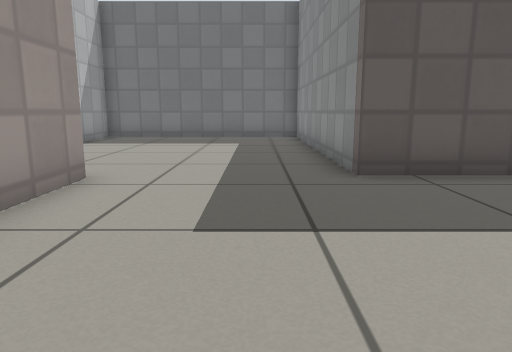
View 1 (above)

15 first-person views from a walk through a robot-simulator world made for Gazebo. The camera is 0.5 m above the floor, tilts 10° down and sees 70° across. The floor is counted in squares, 0.5 m on a side. Each view is taken from the middle of a square. On the plan, view 1 faces up. The plan holds only what a view shows up to about 13 squares ahead; the rest is blank. Simple patterns stand in for the simulator's built-in surfaces.

View 2
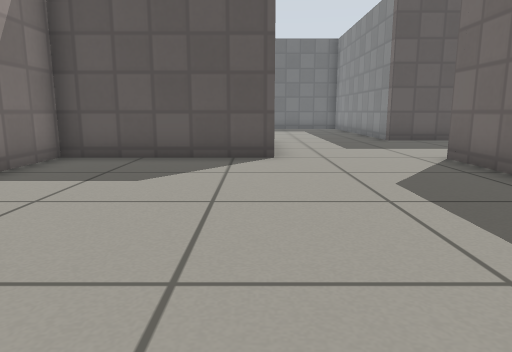

View 3
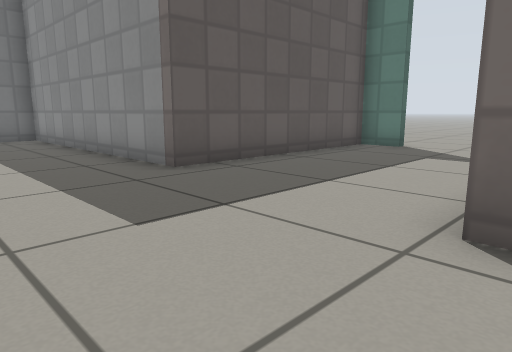

View 4
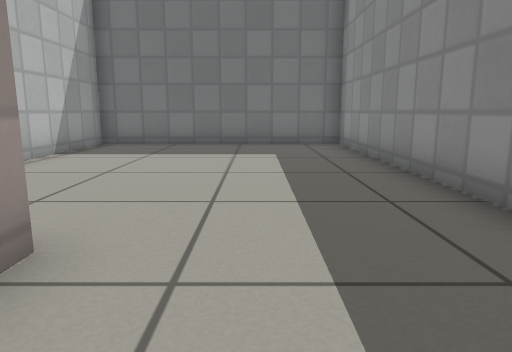

View 5
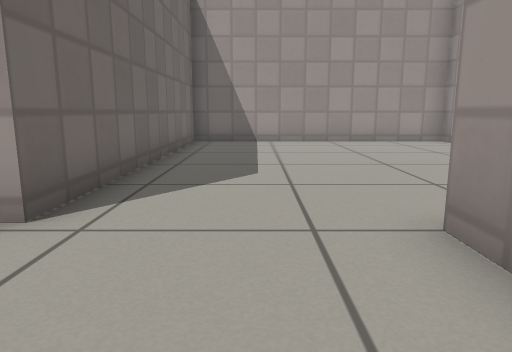

View 6
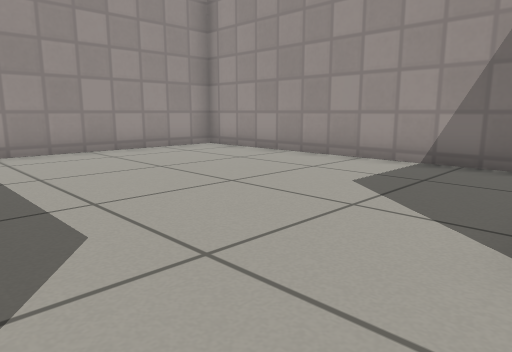

View 7
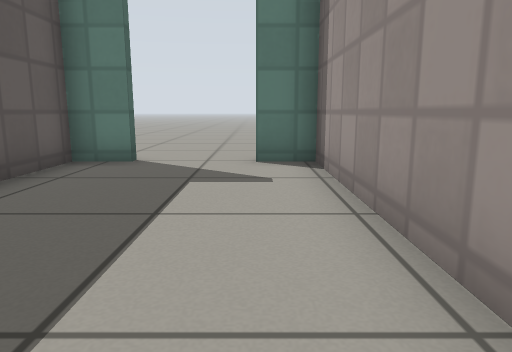

View 8
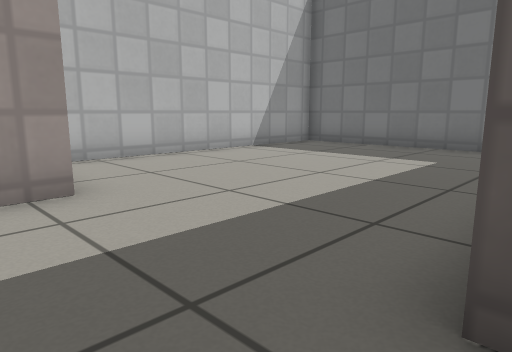

View 9
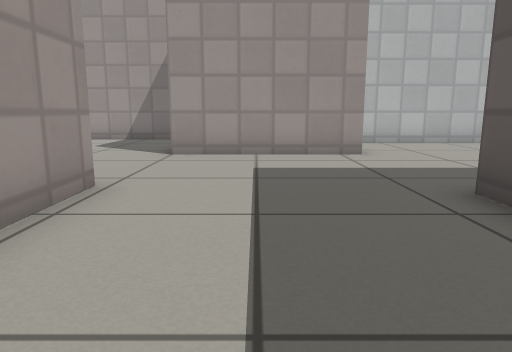

View 10
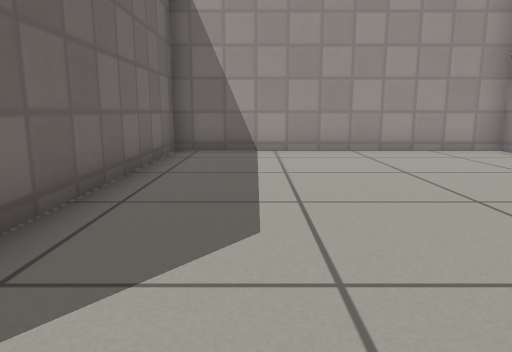

View 11
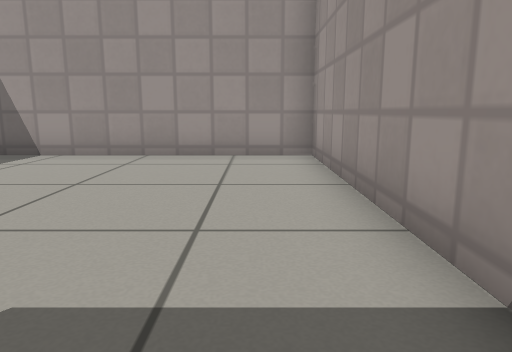

View 12
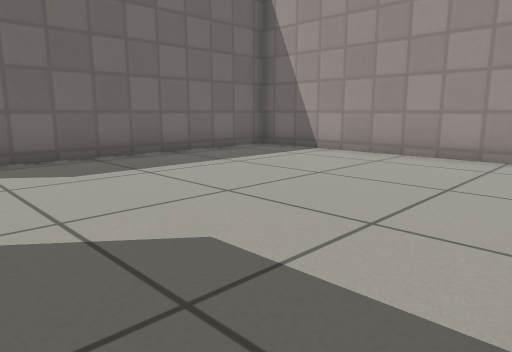

View 13
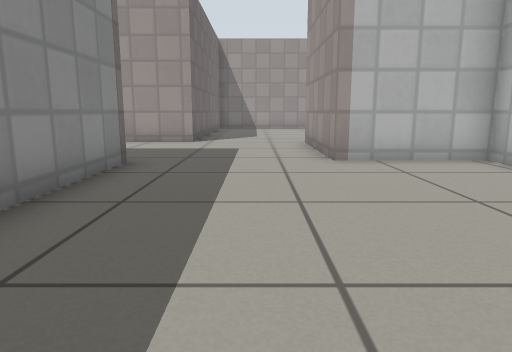

View 14
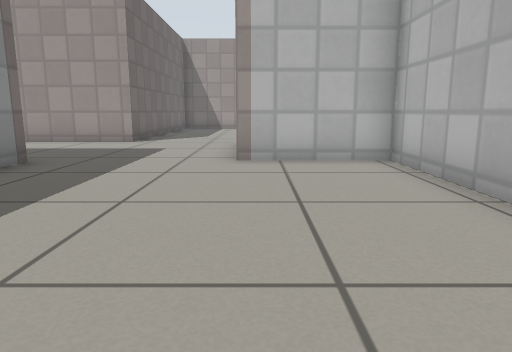

View 15
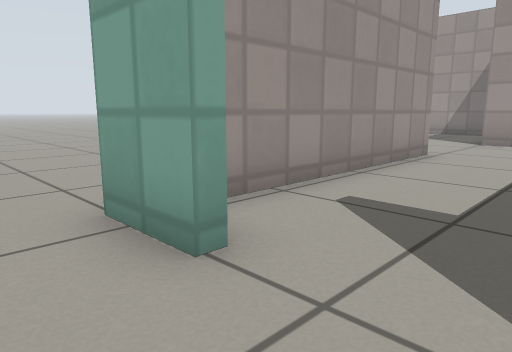

### Floor plan
Points are (right, up) in squares from view 1. A wall is a line through its corners. A room is listed if a view was taken in it or the views show most of it. See-through windows are left out.
Room 1 (views 1, 2, 3, 6, 10, 11, 12)
walls: (-2.6, 1) (-7.3, 1) (-7.3, -8.4) (1.1, -8.4) (1.1, 0.8)
ways out: opening at (-1, 1) to room 2
Room 2 (views 4, 5, 7, 8, 9, 13, 14, 15)
walls: (1.1, 0.8) (8.3, 0.8) (8.3, 2); (8.3, 4.4) (8.3, 5.7) (1.6, 5.7) (1.6, 14.4) (-5.8, 14.4) (-5.8, 5.5) (-2.6, 5.5) (-2.6, 1)
low walls: (8.6, 2.1) (8.6, 0.5)
ways out: opening at (-1, 1) to room 1; opening at (9.5, 1); opening at (9.5, 5.5)

Where each view was taken, in squares from view 1:
view 1: 0 up, 0 right, facing up
view 2: 7 down, 3 left, facing up
view 3: 0 up, 2 left, facing up-right
view 4: 3 up, 1 left, facing up
view 5: 4 up, 1 left, facing down
view 6: 1 up, 0 right, facing down-left
view 7: 2 up, 1 right, facing right
view 8: 4 up, 2 right, facing up-left
view 9: 3 up, 6 right, facing left
view 10: 1 up, 1 left, facing down
view 11: 0 up, 6 left, facing down
view 12: 0 up, 7 left, facing down-right
view 13: 13 up, 1 left, facing down
view 14: 13 up, 3 left, facing down
view 15: 4 up, 10 right, facing down-left
